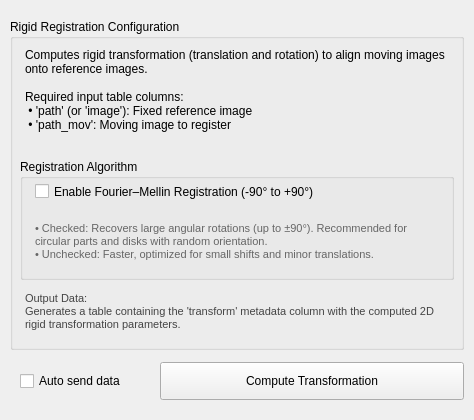
<?xml version="1.0" encoding="UTF-8"?>
<ui version="4.0">
 <class>Form</class>
 <widget class="QWidget" name="Form">
  <property name="geometry">
   <rect>
    <x>0</x>
    <y>0</y>
    <width>474</width>
    <height>420</height>
   </rect>
  </property>
  <property name="minimumSize">
   <size>
    <width>474</width>
    <height>420</height>
   </size>
  </property>
  <property name="maximumSize">
   <size>
    <width>474</width>
    <height>420</height>
   </size>
  </property>
  <property name="windowTitle">
   <string>Compute Rigid Transformation</string>
  </property>
  <widget class="QGroupBox" name="groupBox">
   <property name="geometry">
    <rect>
     <x>10</x>
     <y>19</y>
     <width>454</width>
     <height>331</height>
    </rect>
   </property>
   <property name="title">
    <string>Rigid Registration Configuration</string>
   </property>
   <widget class="QLabel" name="Description">
    <property name="geometry">
     <rect>
      <x>15</x>
      <y>20</y>
      <width>424</width>
      <height>101</height>
     </rect>
    </property>
    <property name="text">
     <string>Computes rigid transformation (translation and rotation) to align moving images onto reference images.

Required input table columns:
 • 'path' (or 'image'): Fixed reference image
 • 'path_mov': Moving image to register</string>
    </property>
    <property name="wordWrap">
     <bool>true</bool>
    </property>
   </widget>
   <widget class="QGroupBox" name="groupBox_method">
    <property name="geometry">
     <rect>
      <x>10</x>
      <y>140</y>
      <width>434</width>
      <height>121</height>
     </rect>
    </property>
    <property name="title">
     <string>Registration Algorithm</string>
    </property>
    <widget class="QCheckBox" name="checkBox_fourier_mellin">
     <property name="geometry">
      <rect>
       <x>15</x>
       <y>20</y>
       <width>400</width>
       <height>25</height>
      </rect>
     </property>
     <property name="text">
      <string>Enable Fourier–Mellin Registration (-90° to +90°)</string>
     </property>
    </widget>
    <widget class="QLabel" name="label_method_info">
     <property name="geometry">
      <rect>
       <x>15</x>
       <y>50</y>
       <width>405</width>
       <height>65</height>
      </rect>
     </property>
     <property name="styleSheet">
      <string notr="true">color: #666666; font-size: 11px;</string>
     </property>
     <property name="text">
      <string>• Checked: Recovers large angular rotations (up to ±90°). Recommended for circular parts and disks with random orientation.
• Unchecked: Faster, optimized for small shifts and minor translations.</string>
     </property>
     <property name="wordWrap">
      <bool>true</bool>
     </property>
    </widget>
   </widget>
   <widget class="QLabel" name="label_output_info">
    <property name="geometry">
     <rect>
      <x>15</x>
      <y>265</y>
      <width>424</width>
      <height>55</height>
     </rect>
    </property>
    <property name="styleSheet">
     <string notr="true">color: #444444; font-size: 11px;</string>
    </property>
    <property name="text">
     <string>Output Data:
Generates a table containing the 'transform' metadata column with the computed 2D rigid transformation parameters.</string>
    </property>
    <property name="wordWrap">
     <bool>true</bool>
    </property>
   </widget>
  </widget>
  <widget class="QCheckBox" name="checkBox_send">
   <property name="geometry">
    <rect>
     <x>20</x>
     <y>362</y>
     <width>131</width>
     <height>38</height>
    </rect>
   </property>
   <property name="text">
    <string>Auto send data</string>
   </property>
  </widget>
  <widget class="QPushButton" name="pushButton_run">
   <property name="geometry">
    <rect>
     <x>160</x>
     <y>362</y>
     <width>304</width>
     <height>38</height>
    </rect>
   </property>
   <property name="text">
    <string>Compute Transformation</string>
   </property>
  </widget>
 </widget>
 <resources/>
 <connections/>
</ui>
